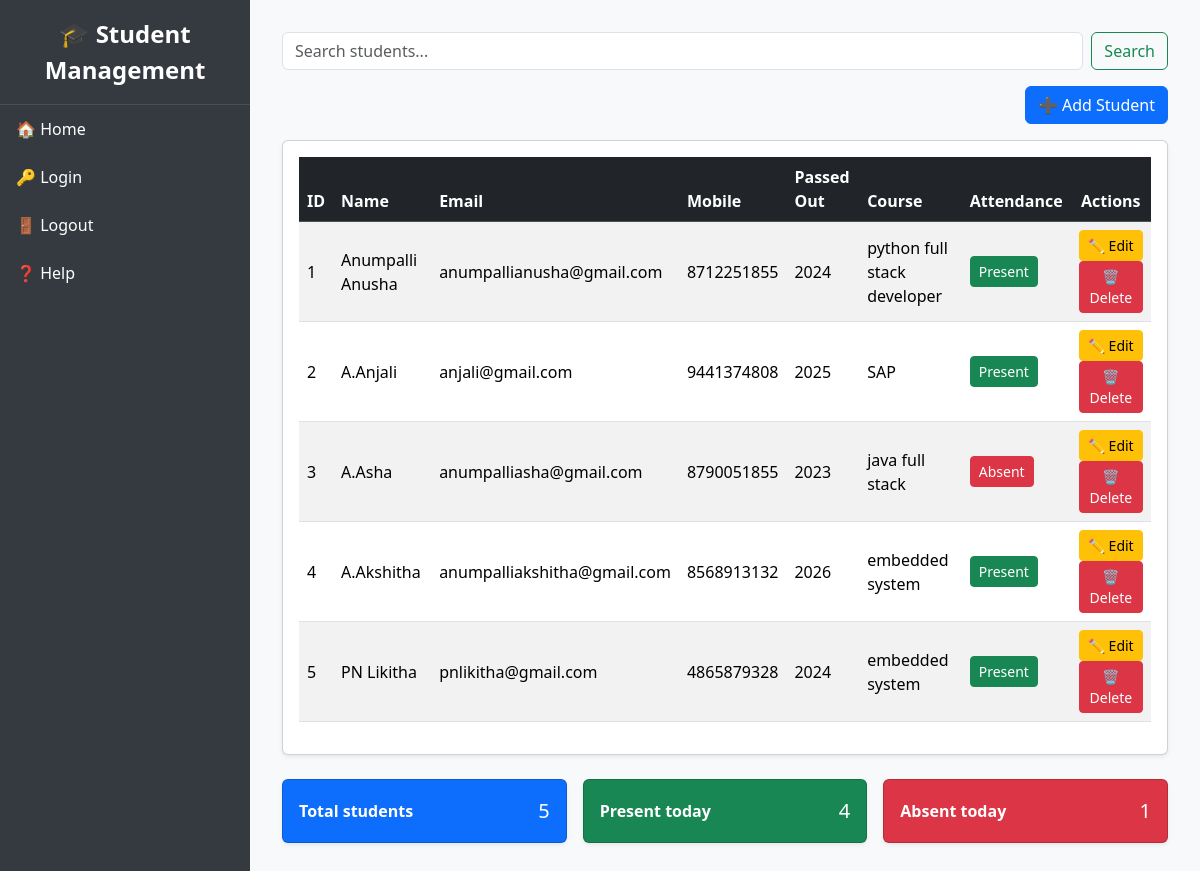
The app's page /home/ (signed in) with its own data.
### students/models.py (models this page shows, shortened)
class Student(models.Model):
    name = models.CharField(max_length=100)
    email = models.EmailField(unique=True)
    mobile = models.CharField(max_length=15)
    passed_out = models.IntegerField()
    course = models.CharField(max_length=100)
    is_present = models.BooleanField(default=False)

### students/views.py (the view)
# urls.py: 2. Add a URL to urlpatterns:  path('', views.home, name='home')
@login_required
def home(request):
    query = request.GET.get("q")
    if query:
        students = (
            Student.objects.filter(name__icontains=query)
            | Student.objects.filter(email__icontains=query)
            | Student.objects.filter(course__icontains=query)
        )
    else:
        students = Student.objects.all()
    total_students = students.count()
    present_students = students.filter(is_present=True).count()
    absent_students = students.filter(is_present=False).count()
    return render(request, "students/home.html", {
        "students": students,
        "total_students": total_students,
        "present_students": present_students,
        "absent_students": absent_students,
    })

### students/templates/students/home.html (shortened to what this page needs)
{% extends 'students/base.html' %}
{% block content %}
<form method="get" action="{% url 'home' %}" class="d-flex mb-3">
    <input class="form-control me-2" type="search" name="q" placeholder="Search students..." value="{{ request.GET.q }}">
    <button class="btn btn-outline-success" type="submit">Search</button>
</form>
<div class="d-flex justify-content-end mb-3">
  <a href="{% url 'add_student' %}" class="btn btn-primary">➕ Add Student</a>
</div>
<div class="card shadow-sm mb-4">
    <div class="card-body table-responsive">
        <table class="table table-striped table-hover align-middle">
            <thead class="table-dark">
                <tr>
                    <th>ID</th>
                    <th>Name</th>
                    <th>Email</th>
                    <th>Mobile</th>
                    <th>Passed Out</th>
                    <th>Course</th>
                    <th>Attendance</th>
                    <th class="text-center">Actions</th>
                </tr>
            </thead>
            <tbody>
                {% for student in students %}
                <tr>
                    <td>{{ student.id }}</td>
                    <td>{{ student.name }}</td>
                    <td>{{ student.email }}</td>
                    <td>{{ student.mobile }}</td>
                    <td>{{ student.passed_out }}</td>
                    <td>{{ student.course }}</td>
                    <td>
                        <form method="post" action="{% url 'toggle_attendance' student.id %}">
                            {% if student.is_present %}
                                <button type="submit" class="btn btn-sm btn-success">Present</button>
                            {% else %}
                                <button type="submit" class="btn btn-sm btn-danger">Absent</button>
                            {% endif %}
                        </form>
                    </td>
                    <td class="text-center">
                        <a href="{% url 'edit_student' student.id %}" class="btn btn-sm btn-warning">✏️ Edit</a>
                        <a href="{% url 'delete_student' student.id %}"
                           class="btn btn-sm btn-danger"
                           onclick="return confirm('Are you sure you want to delete {{ student.name }}?');">
                           🗑️ Delete
                        </a>
                    </td>
                </tr>
                {% empty %}
                <tr>
                    <td colspan="8" class="text-center text-muted">
                        No students found. Use "Add Student" to create one.
                    </td>
                </tr>
                {% endfor %}
            </tbody>
        </table>
    </div>
</div>
<div class="row g-3 mb-3">
  <div class="col-12 col-md-4">
    <div class="card text-bg-primary shadow-sm">
      <div class="card-body d-flex justify-content-between align-items-center">
        <span class="fw-semibold">Total students</span>
        <span class="fs-5">{{ total_students }}</span>
      </div>
    </div>
  </div>
  <div class="col-12 col-md-4">
    <div class="card text-bg-success shadow-sm">
      <div class="card-body d-flex justify-content-between align-items-center">
        <span class="fw-semibold">Present today</span>
        <span class="fs-5">{{ present_students }}</span>
      </div>
    </div>
  </div>
  <div class="col-12 col-md-4">
    <div class="card text-bg-danger shadow-sm">
      <div class="card-body d-flex justify-content-between align-items-center">
        <span class="fw-semibold">Absent today</span>
        <span class="fs-5">{{ absent_students }}</span>
      </div>
    </div>
  </div>
</div>
{% endblock %}

### students/templates/students/base.html (shortened to what this page needs)
{% load static %}
<!DOCTYPE html>
<html lang="en">
<head>
    <link href="https://cdn.jsdelivr.net/npm/bootstrap@5.3.2/dist/css/bootstrap.min.css" rel="stylesheet">
</head>
<body>
<div class="sidebar">
    <div class="logo">
        🎓 Student Management
    </div>
    <a href="{% url 'home' %}">🏠 Home</a>
    <a href="{% url 'login' %}">🔑 Login</a>
    <a href="{% url 'logout' %}">🚪 Logout</a>
    <a href="#">❓ Help</a>
</div>
<div class="content">
    {% block content %}
    {% endblock %}
</div>
</body>
</html>

### students/templates/students/base.html (style rules this page uses)
body { display: flex; min-height: 100vh; margin: 0; }
.sidebar { width: 250px; background-color: #343a40; color: #fff; flex-shrink: 0; }
.sidebar .logo { font-size: 1.5rem; font-weight: bold; padding: 1rem; text-align: center; border-bottom: 1px solid rgba(255,255,255,0.1); }
.sidebar a { color: #fff; text-decoration: none; display: block; padding: 0.75rem 1rem; }
.content { flex-grow: 1; padding: 2rem; background-color: #f8f9fa; }

### records on screen
Student: id "1", name "Anumpalli Anusha", email "anumpallianusha@gmail.com", mobile "8712251855", passed_out "2024", course "python full stack developer", is_present "Present"
Student: id "2", name "A.Anjali", email "anjali@gmail.com", mobile "9441374808", passed_out "2025", course "SAP", is_present "Present"
Student: id "3", name "A.Asha", email "anumpalliasha@gmail.com", mobile "8790051855", passed_out "2023", course "java full stack", is_present "Absent"
Student: id "4", name "A.Akshitha", email "anumpalliakshitha@gmail.com", mobile "8568913132", passed_out "2026", course "embedded system", is_present "Present"
Student: id "5", name "PN Likitha", email "pnlikitha@gmail.com", mobile "4865879328", passed_out "2024", course "embedded system", is_present "Present"

### other values on screen
{{ total_students }} "5"
{{ present_students }} "4"
{{ absent_students }} "1"
